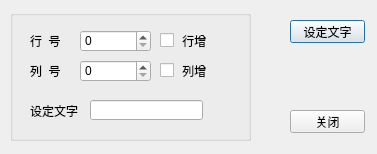
<?xml version="1.0" encoding="UTF-8"?>
<ui version="4.0">
 <class>QWDialogLocate</class>
 <widget class="QDialog" name="QWDialogLocate">
  <property name="geometry">
   <rect>
    <x>0</x>
    <y>0</y>
    <width>377</width>
    <height>154</height>
   </rect>
  </property>
  <property name="windowTitle">
   <string>Dialog</string>
  </property>
  <widget class="QGroupBox" name="groupBox">
   <property name="geometry">
    <rect>
     <x>10</x>
     <y>10</y>
     <width>241</width>
     <height>131</height>
    </rect>
   </property>
   <property name="title">
    <string/>
   </property>
   <widget class="QLabel" name="label">
    <property name="geometry">
     <rect>
      <x>20</x>
      <y>20</y>
      <width>41</width>
      <height>21</height>
     </rect>
    </property>
    <property name="text">
     <string>行  号</string>
    </property>
   </widget>
   <widget class="QLabel" name="label_2">
    <property name="geometry">
     <rect>
      <x>20</x>
      <y>50</y>
      <width>41</width>
      <height>21</height>
     </rect>
    </property>
    <property name="text">
     <string>列  号</string>
    </property>
   </widget>
   <widget class="QSpinBox" name="spinBoxRow">
    <property name="geometry">
     <rect>
      <x>70</x>
      <y>20</y>
      <width>71</width>
      <height>22</height>
     </rect>
    </property>
   </widget>
   <widget class="QSpinBox" name="spinBoxColumn">
    <property name="geometry">
     <rect>
      <x>70</x>
      <y>50</y>
      <width>71</width>
      <height>22</height>
     </rect>
    </property>
   </widget>
   <widget class="QCheckBox" name="chkBoxColumn">
    <property name="geometry">
     <rect>
      <x>150</x>
      <y>20</y>
      <width>71</width>
      <height>21</height>
     </rect>
    </property>
    <property name="text">
     <string> 行增</string>
    </property>
   </widget>
   <widget class="QCheckBox" name="chkBoxRow">
    <property name="geometry">
     <rect>
      <x>150</x>
      <y>50</y>
      <width>71</width>
      <height>21</height>
     </rect>
    </property>
    <property name="text">
     <string> 列增</string>
    </property>
   </widget>
   <widget class="QLabel" name="label_3">
    <property name="geometry">
     <rect>
      <x>20</x>
      <y>90</y>
      <width>51</width>
      <height>21</height>
     </rect>
    </property>
    <property name="text">
     <string>设定文字</string>
    </property>
   </widget>
   <widget class="QLineEdit" name="edtCaption">
    <property name="geometry">
     <rect>
      <x>80</x>
      <y>90</y>
      <width>113</width>
      <height>20</height>
     </rect>
    </property>
   </widget>
  </widget>
  <widget class="QPushButton" name="btnSetText">
   <property name="geometry">
    <rect>
     <x>290</x>
     <y>20</y>
     <width>75</width>
     <height>23</height>
    </rect>
   </property>
   <property name="text">
    <string>设定文字</string>
   </property>
   <property name="icon">
    <iconset resource="res.qrc">
     <normaloff>:/image/image20190605/btnSetText.PNG</normaloff>:/image/image20190605/btnSetText.PNG</iconset>
   </property>
  </widget>
  <widget class="QPushButton" name="pushButton_2">
   <property name="geometry">
    <rect>
     <x>290</x>
     <y>110</y>
     <width>75</width>
     <height>23</height>
    </rect>
   </property>
   <property name="text">
    <string>关闭</string>
   </property>
   <property name="icon">
    <iconset resource="res.qrc">
     <normaloff>:/image/image20190605/quit.PNG</normaloff>:/image/image20190605/quit.PNG</iconset>
   </property>
   <property name="flat">
    <bool>false</bool>
   </property>
  </widget>
 </widget>
 <resources>
  <include location="res.qrc"/>
 </resources>
 <connections/>
</ui>
